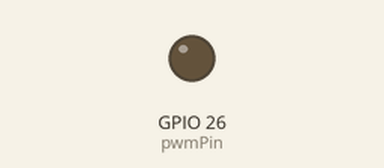
This sketch was run on a simulated ESP32. Shown: output pins drawn as LEDs (lit = HIGH).

Above: at 0.15 s.
Timing chart, 0 to 1.6 s (numbered marks = the images above):
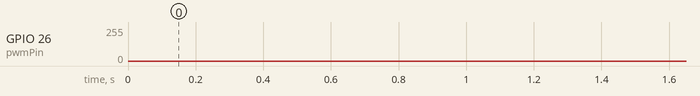

The sketch:

01_Simple_DAC.ino
```cpp
int pwmPin = 26; // GPIO26

void setup() {
  ledcAttach(pwmPin, 100000, 8); // Attach GPIO26 to LEDC and configure it 100kHz
}

void loop() {
  for (int duty = 0; duty <= 255; duty = duty + 10) {
    ledcWrite(pwmPin, duty); // ledcWrite now takes the pin number
    delay(1);
  }
}
```
